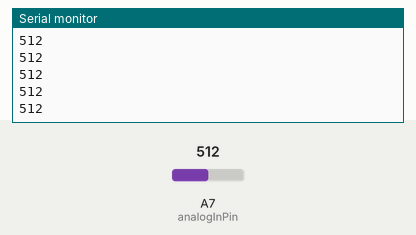
Bench run of a sketch on a simulated Arduino Nano, built with avr-gcc and run on an emulated ATmega328P. Shown: the last lines printed to the serial monitor. The test bench sets the inputs (shaded band); at power-on: A7 (analogInPin) = 512.

Above: at 1.2 s.
1.3 s: A7 (analogInPin) set to 716
At 2.2 s:
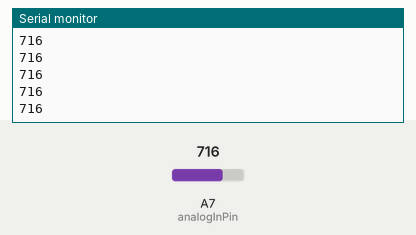
2.8 s: A7 (analogInPin) set to 900
At 3.6 s:
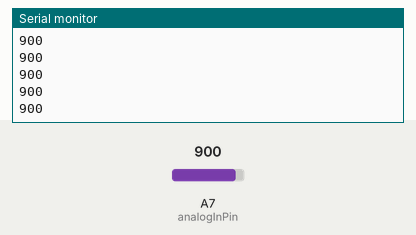
Timing chart, 0 to 5.8 s (numbered marks = the images above; inputs shaded):
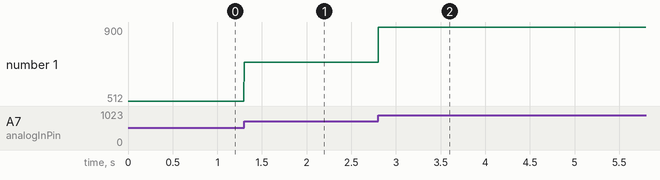

Measured:
- after the input at 1.3 s, the serial monitor: prints a new line at once (image 1)
- after the input at 2.8 s, the serial monitor: prints a new line at once (image 2)
- plotted number 1: 512 → 716 after the input at 1.3 s, 716 → 900 after the input at 2.8 s

The sketch:

amplifier.ino
```cpp
// These constants won't change. They're used to give names to the pins used:
const int analogInPin = A7;  // Analog input pin that the potentiometer is attached to

int sensorValue = 0;        // value read from the pot

void setup() {
  Serial.begin(57600);
}

void loop() {

  sensorValue = analogRead(analogInPin);

  Serial.println(sensorValue);

  delay(3);
}
```
